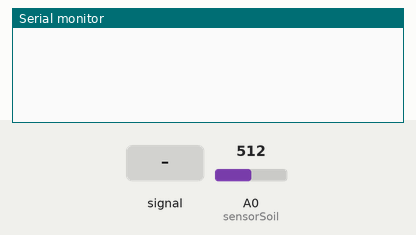
Recording of a sketch running on a simulated Arduino Uno, built with avr-gcc and run on an emulated ATmega328P. Shown: the last lines printed to the serial monitor. The test bench sets the inputs (shaded band); at power-on: A0 (sensorSoil) = 512.

Above: at 1.2 s.
1.3 s: A0 (sensorSoil) fed a 200 Hz sine of ±81 counts around its level
At 2.9 s:
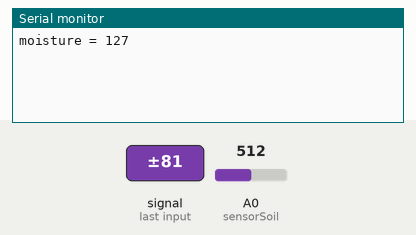
4.3 s: A0 (sensorSoil) set to 716
At 5.6 s:
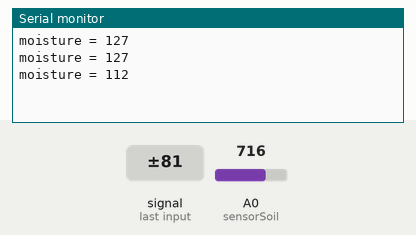
5.8 s: A0 (sensorSoil) fed a 1000 Hz sine of ±255 counts around its level
At 7.1 s:
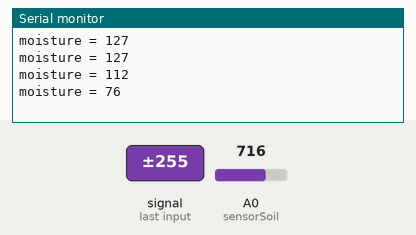
7.3 s: A0 (sensorSoil) set to 900
At 8.7 s:
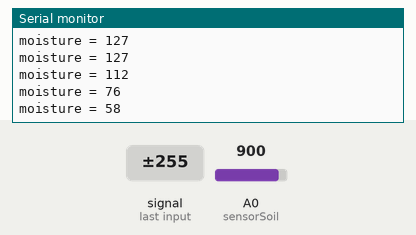
Timing chart, 0 to 9.8 s (numbered marks = the images above; inputs shaded):
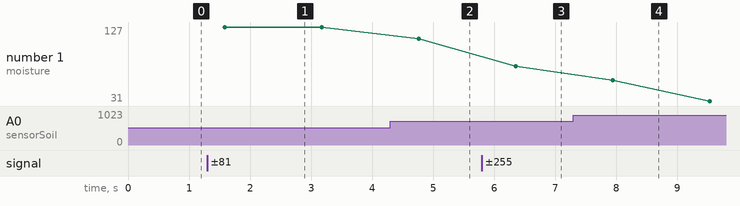

The sketch:

moisture.ino
```cpp
int   moisture;
int   sensorSoil;

int   f_moisture(int sensorSoil)
{
  int   soilVal;
  long  moisture;
  int   i;
  long   res;

  soilVal = 0;
  moisture = 0;
  i = 0;
  res = 0;
  while (i < 10000)
  {
    soilVal = analogRead(sensorSoil);
    res = map(soilVal, 0, 1023, 255, 0);
    moisture = moisture + res;
    i++;
  }
  moisture = moisture / 10000;
  return (moisture);
}

void  setup(void)
{
  Serial.begin(9600);
  sensorSoil = A0;
  moisture = 0;
}

void  loop(void)
{
  moisture = f_moisture(sensorSoil);
  Serial.print("moisture = ");
  Serial.print(moisture);
  Serial.print("\n");
  //delay(1000);
}
```

Measured:
- after the input at 1.3 s, the serial monitor: prints a new line after 0.29 s (image 1)
- after the input at 4.3 s, the serial monitor: prints a new line after 0.47 s (image 2)
- after the input at 5.8 s, the serial monitor: prints a new line after 0.56 s (image 3)
- after the input at 7.3 s, the serial monitor: prints a new line after 0.65 s (image 4)
- plotted number 1: 127 → 112 after the input at 4.3 s, 112 → 76 after the input at 5.8 s, 76 → 31 after the input at 7.3 s
